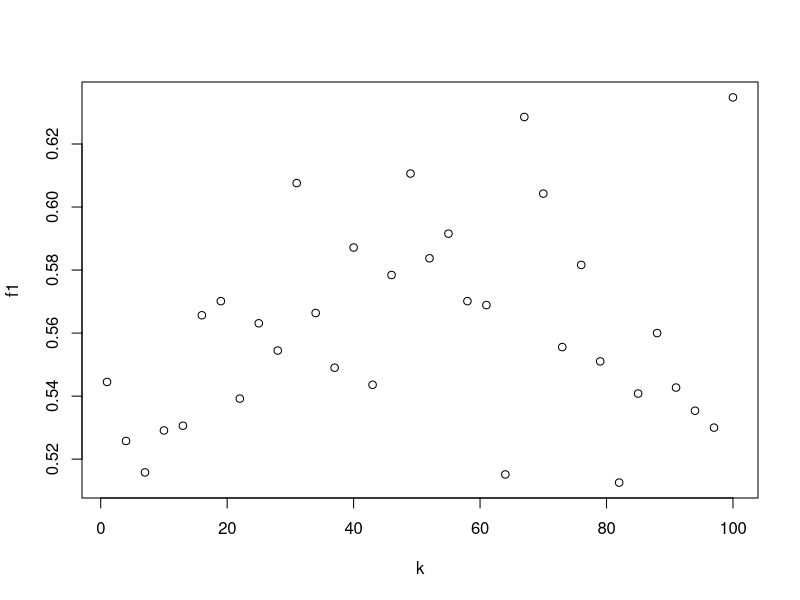
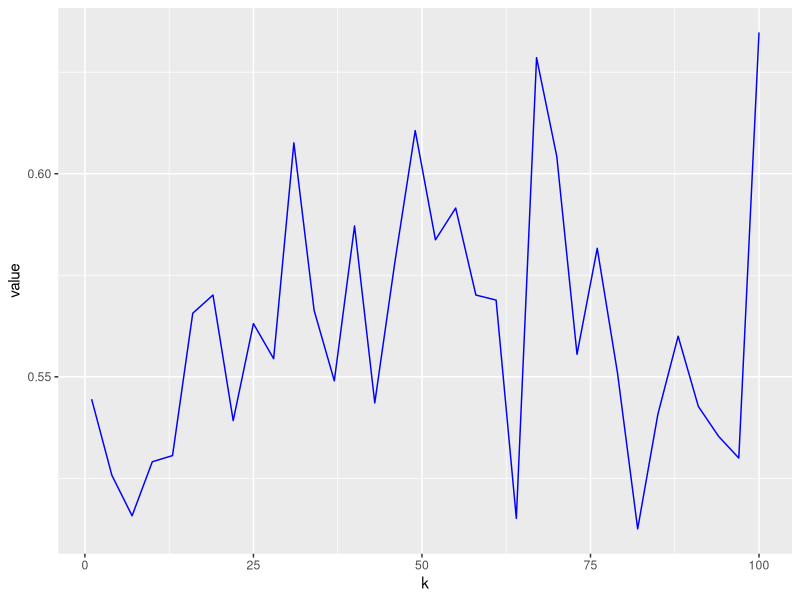

Source code (R) for these figures, in order:
set.seed(1)
library(dslabs)
library(caret)
library(tidyverse)


data("heights")
x <- heights$height
y <- heights$sex  #2=Male  1=Female

k <- seq(1, 101, 3)


f1 <- sapply(k, function(k) {
  
  test_index <- createDataPartition(y, times = 1, p = 0.5, list = FALSE) 
  train_set <- heights[-test_index, ]   
  test_set <- heights[test_index, ]
  
  fit <- knn3(sex ~ height, data = train_set, k = k)   
  y_hat <- predict(fit, test_set, type = "class") %>% factor(levels = levels(y))   
  
  F_meas(data = y_hat, reference = factor(test_set$sex))    
})

max(f1)

plot(k, f1)

plotdat <- cbind(as_data_frame(f1), data_frame(k)) %>% rowid_to_column("id")
plotdat %>% ggplot() + geom_line(aes(x = k, y=value), color = "blue") 
